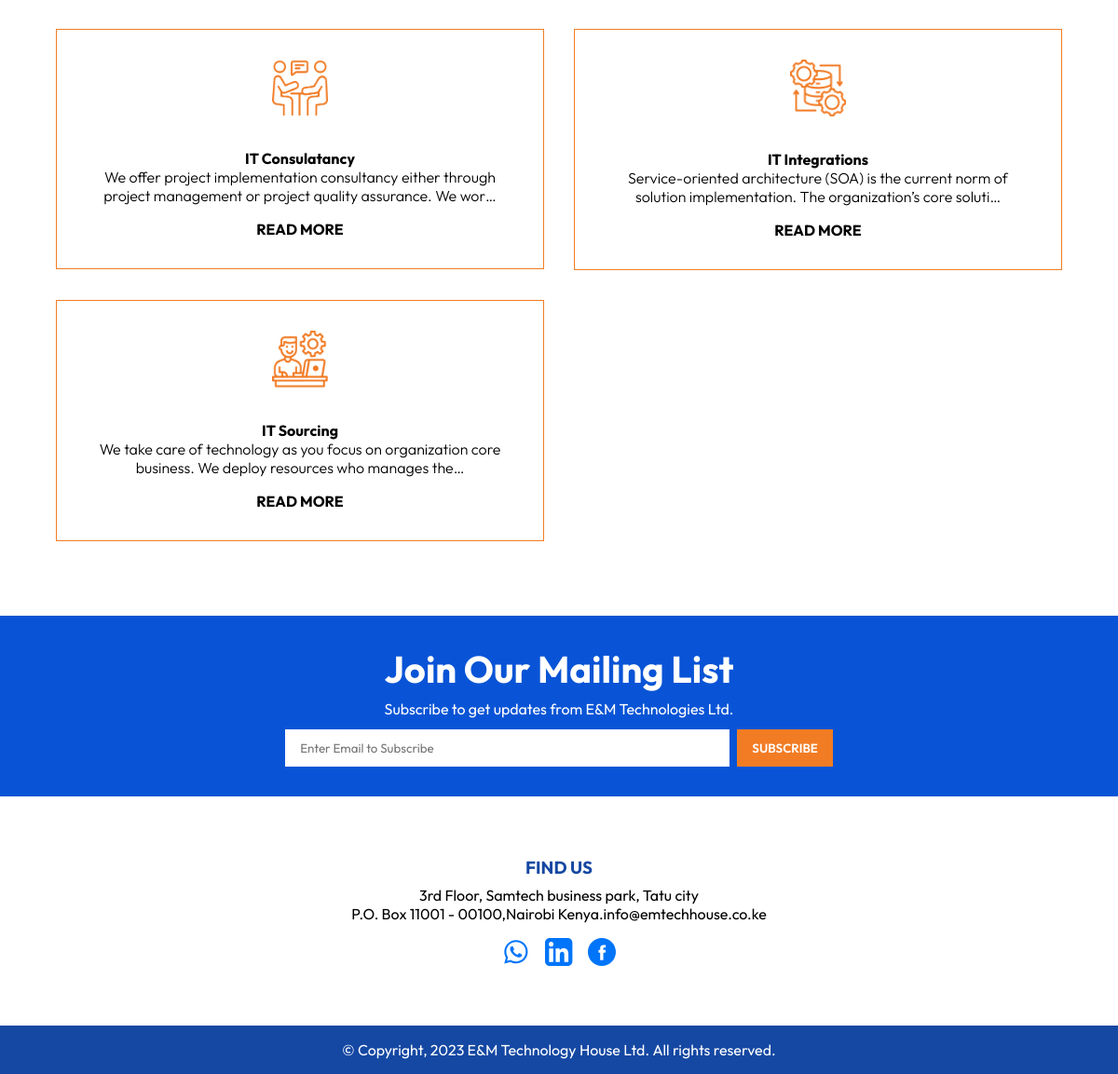
The page /services/ (lower part) on the database as committed earlier.
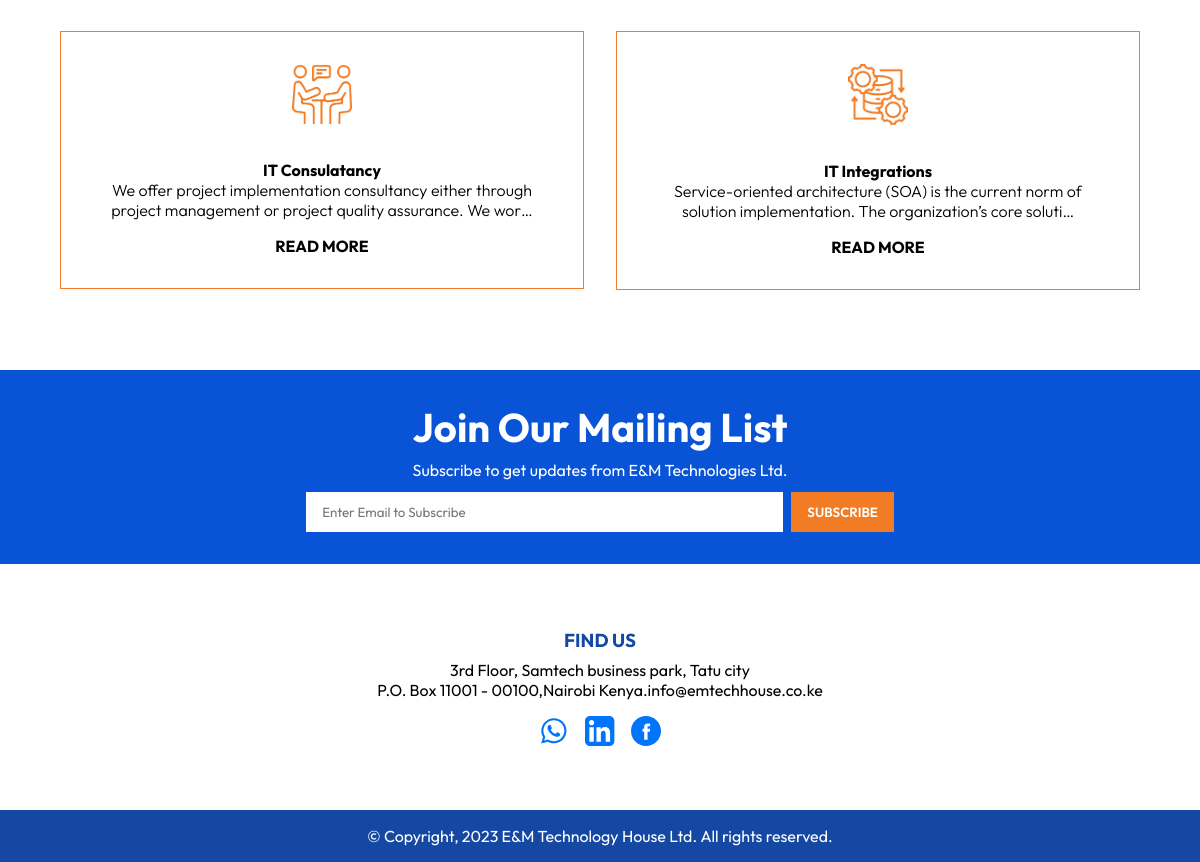
The same page on the database as committed later.
### website/models.py (models this page shows, shortened)
class Services(models.Model):
    bg_image = models.ImageField(null=True, blank=True, upload_to='images/service/')
    image = models.ImageField(null=True, blank=True, upload_to='images/service/')
    title= models.CharField(max_length=50)
    description = models.TextField(null=True)
    class Meta:
        verbose_name_plural = "Services"

### website/views.py (the view)
# urls.py: path('services/', views.services, name='services'),
def services(request):
    services = Services.objects.all()
    return render(request, 'services.html', {'services': services})

### website/templates/services.html (shortened to what this page needs)
{% extends 'base.html'%}
{% load static %}
{% block content %}
    <section class="about-content" data-aos="fade-up">
        <div class="services-content-wrapper" data-aos="fade-up">
            <div class="about-content-two" data-aos="fade-up">
                <div class="subtext-services" data-aos="fade-up">
                    {% for serve in services %}
                    <a href="{% url 'services_detail' serve.id %}"><div data-aos="fade-up" class="service-body" data-aos="fade-up">
                        <img src="{{ serve.image.url }}" alt="{{ serve.title }}" width="60px" data-aos="fade-up"/>
                        <h4 data-aos="fade-up">{{ serve.title }}</h4>
                        <p data-aos="fade-up">{{ serve.description |truncatechars:115 }}</p>
                        <h4>READ MORE</h4>
                    </div></a>
                    {% endfor %}
                </div>
            </div>
        </div>
    </section>
    <section class="newsletter">
        <h3>Join Our Mailing List</h3>
        <p>Subscribe to get updates from E&M Technologies Ltd.</p>
        <forms class="mailinglist">
            <input type="email" placeholder="Enter Email to Subscribe" required />
            <button type="submit">SUBSCRIBE</button>
        </forms>
    </section>
{% endblock %}

Rows that differ between the two databases and show on the page:
removed Services: image (picture), title "IT Sourcing", description "We take care of technology as you focus on organization core business. We deploy resources who manages the…"
